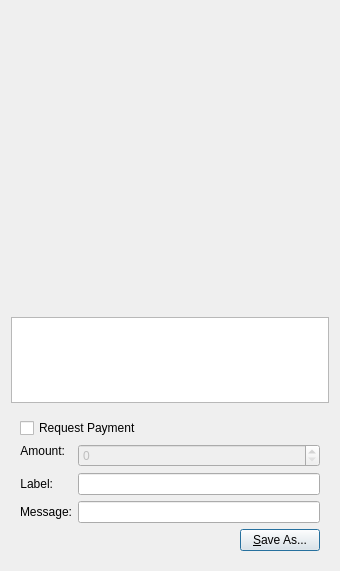
<?xml version="1.0" encoding="UTF-8"?>
<ui version="4.0">
 <class>QRCodeDialog</class>
 <widget class="QDialog" name="QRCodeDialog">
  <property name="geometry">
   <rect>
    <x>0</x>
    <y>0</y>
    <width>340</width>
    <height>571</height>
   </rect>
  </property>
  <property name="windowTitle">
   <string>QR Code Dialog</string>
  </property>
  <property name="autoFillBackground">
   <bool>true</bool>
  </property>
  <property name="locale">
   <locale language="English" country="UnitedStates"/>
  </property>
  <layout class="QVBoxLayout" name="verticalLayout_3">
   <item>
    <widget class="QLabel" name="lblQRCode">
     <property name="sizePolicy">
      <sizepolicy hsizetype="Expanding" vsizetype="Expanding">
       <horstretch>0</horstretch>
       <verstretch>0</verstretch>
      </sizepolicy>
     </property>
     <property name="minimumSize">
      <size>
       <width>300</width>
       <height>300</height>
      </size>
     </property>
     <property name="textFormat">
      <enum>Qt::PlainText</enum>
     </property>
     <property name="alignment">
      <set>Qt::AlignCenter</set>
     </property>
     <property name="wordWrap">
      <bool>true</bool>
     </property>
    </widget>
   </item>
   <item>
    <widget class="QPlainTextEdit" name="outUri">
     <property name="sizePolicy">
      <sizepolicy hsizetype="Expanding" vsizetype="Minimum">
       <horstretch>0</horstretch>
       <verstretch>0</verstretch>
      </sizepolicy>
     </property>
     <property name="minimumSize">
      <size>
       <width>0</width>
       <height>50</height>
      </size>
     </property>
     <property name="tabChangesFocus">
      <bool>true</bool>
     </property>
     <property name="textInteractionFlags">
      <set>Qt::TextSelectableByKeyboard|Qt::TextSelectableByMouse</set>
     </property>
    </widget>
   </item>
   <item>
    <widget class="QWidget" name="widget" native="true">
     <layout class="QVBoxLayout" name="verticalLayout_2">
      <item>
       <widget class="QCheckBox" name="chkReqPayment">
        <property name="enabled">
         <bool>true</bool>
        </property>
        <property name="text">
         <string>Request Payment</string>
        </property>
       </widget>
      </item>
      <item>
       <layout class="QFormLayout" name="formLayout">
        <property name="fieldGrowthPolicy">
         <enum>QFormLayout::AllNonFixedFieldsGrow</enum>
        </property>
        <item row="1" column="0">
         <widget class="QLabel" name="lblLabel">
          <property name="text">
           <string>Label:</string>
          </property>
          <property name="textFormat">
           <enum>Qt::PlainText</enum>
          </property>
          <property name="alignment">
           <set>Qt::AlignRight|Qt::AlignTrailing|Qt::AlignVCenter</set>
          </property>
          <property name="buddy">
           <cstring>lnLabel</cstring>
          </property>
         </widget>
        </item>
        <item row="1" column="1">
         <widget class="QLineEdit" name="lnLabel"/>
        </item>
        <item row="2" column="0">
         <widget class="QLabel" name="lblMessage">
          <property name="text">
           <string>Message:</string>
          </property>
          <property name="textFormat">
           <enum>Qt::PlainText</enum>
          </property>
          <property name="alignment">
           <set>Qt::AlignRight|Qt::AlignTrailing|Qt::AlignVCenter</set>
          </property>
          <property name="buddy">
           <cstring>lnMessage</cstring>
          </property>
         </widget>
        </item>
        <item row="2" column="1">
         <widget class="QLineEdit" name="lnMessage"/>
        </item>
        <item row="0" column="0">
         <widget class="QLabel" name="lblAmount">
          <property name="sizePolicy">
           <sizepolicy hsizetype="Preferred" vsizetype="Maximum">
            <horstretch>0</horstretch>
            <verstretch>0</verstretch>
           </sizepolicy>
          </property>
          <property name="text">
           <string>Amount:</string>
          </property>
          <property name="textFormat">
           <enum>Qt::PlainText</enum>
          </property>
          <property name="alignment">
           <set>Qt::AlignRight|Qt::AlignTrailing|Qt::AlignVCenter</set>
          </property>
          <property name="buddy">
           <cstring>lnReqAmount</cstring>
          </property>
         </widget>
        </item>
        <item row="0" column="1">
         <widget class="BitcoinAmountField" name="lnReqAmount">
          <property name="enabled">
           <bool>false</bool>
          </property>
          <property name="minimumSize">
           <size>
            <width>80</width>
            <height>0</height>
           </size>
          </property>
         </widget>
        </item>
       </layout>
      </item>
      <item>
       <layout class="QHBoxLayout" name="horizontalLayout">
        <item>
         <spacer name="horizontalSpacer">
          <property name="orientation">
           <enum>Qt::Horizontal</enum>
          </property>
          <property name="sizeHint" stdset="0">
           <size>
            <width>40</width>
            <height>20</height>
           </size>
          </property>
         </spacer>
        </item>
        <item>
         <widget class="QPushButton" name="btnSaveAs">
          <property name="text">
           <string>&amp;Save As...</string>
          </property>
         </widget>
        </item>
       </layout>
      </item>
     </layout>
    </widget>
   </item>
  </layout>
 </widget>
 <customwidgets>
  <customwidget>
   <class>BitcoinAmountField</class>
   <extends>QSpinBox</extends>
   <header>bitcoinamountfield.h</header>
  </customwidget>
 </customwidgets>
 <resources/>
 <connections>
  <connection>
   <sender>chkReqPayment</sender>
   <signal>clicked(bool)</signal>
   <receiver>lnReqAmount</receiver>
   <slot>setEnabled(bool)</slot>
   <hints>
    <hint type="sourcelabel">
     <x>92</x>
     <y>285</y>
    </hint>
    <hint type="destinationlabel">
     <x>98</x>
     <y>311</y>
    </hint>
   </hints>
  </connection>
 </connections>
</ui>
